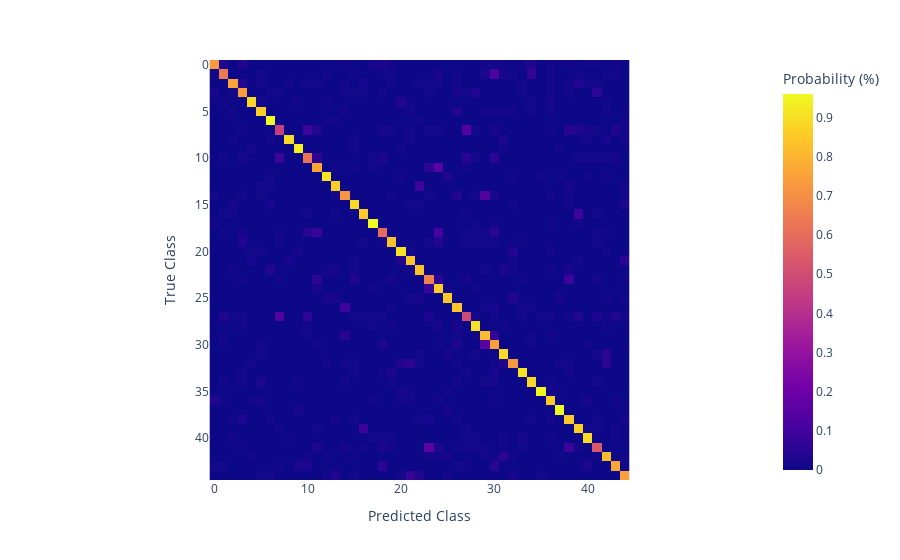

The notebook cell this image was saved under:
### Code cell
import plotly.express as px
fig = px.imshow(cm,
                labels=dict(x="Predicted Class", y="True Class", color="Probability (%)"),
                #x=labels,
                #y=labels,
                #color_continuous_scale=px.colors.sequential.Blues
            )

fig.write_html('cm_demo.html')
fig.show()

### Figure 1 — Plotly figure (JSON) as saved in the notebook; plotly's stock layout.template omitted (floating-point values rounded to 4 significant figures; data arrays with more than 128 entries replaced by an {"elided": "..."} marker saying what was removed)
{"data": [{"coloraxis": "coloraxis", "hovertemplate": "Predicted Class: %{x}<br>True Class: %{y}<br>Probability (%): %{z}<extra></extra>", "type": "heatmap", "z": {"elided": "45x45 float values"}}], "layout": {"coloraxis": {"colorbar": {"title": {"text": "Probability (%)"}}, "colorscale": [[0, "#0d0887"], [0.1111, "#46039f"], [0.2222, "#7201a8"], [0.3333, "#9c179e"], [0.4444, "#bd3786"], [0.5556, "#d8576b"], [0.6667, "#ed7953"], [0.7778, "#fb9f3a"], [0.8889, "#fdca26"], [1, "#f0f921"]]}, "margin": {"t": 60}, "xaxis": {"constrain": "domain", "scaleanchor": "y", "title": {"text": "Predicted Class"}}, "yaxis": {"autorange": "reversed", "constrain": "domain", "title": {"text": "True Class"}}}}
